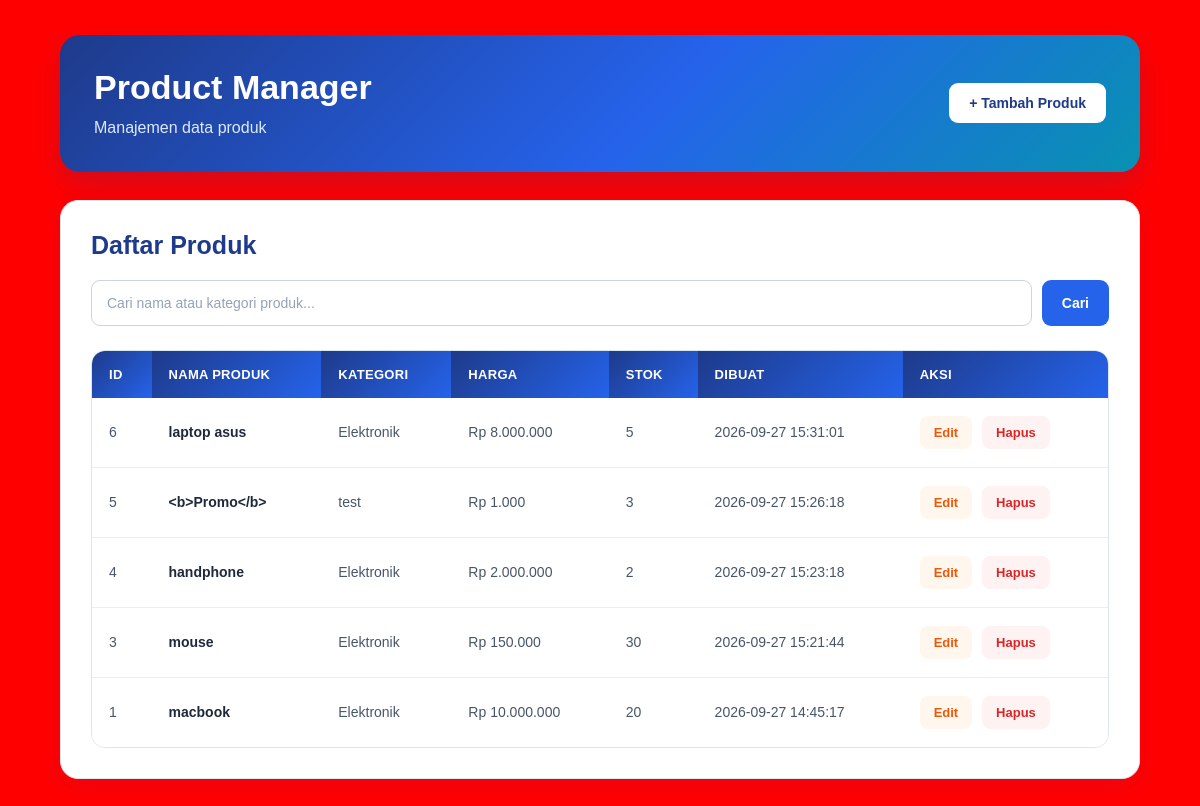
The page / on the database its author committed.
### tables this page shows
CREATE TABLE `products` (
  `id` int(11) NOT NULL,
  `name` varchar(100) NOT NULL,
  `category` varchar(100) NOT NULL,
  `price` int(11) NOT NULL,
  `stock` int(11) NOT NULL,
  `created_at` timestamp NOT NULL DEFAULT current_timestamp(),
  `updated_at` timestamp NOT NULL DEFAULT current_timestamp() ON UPDATE current_timestamp()
);

### public/index.php (the view, shortened to what this page needs)
<?php
require_once "../config/database.php";
$search = trim($_GET["search"] ?? "");
if ($search !== "") {
    $stmt = $pdo->prepare(
        "SELECT *
         FROM products
         WHERE name LIKE ?
            OR category LIKE ?
         ORDER BY id DESC"
    );
    $keyword = "%" . $search . "%";
    $stmt->execute([
        $keyword,
        $keyword
    ]);
} else {
    $stmt = $pdo->query(
        "SELECT *
         FROM products
         ORDER BY id DESC"
    );
}
$products = $stmt->fetchAll();
?>
<!DOCTYPE html>
<html lang="id">
<head>
    <link
        rel="stylesheet"
        href="style.css?v=2"
    >
</head>
<body>
<div class="container">
    <div class="header">
        <div class="header-text">
            <h1>
                Product Manager
            </h1>
            <p>
                Manajemen data produk
            </p>
        </div>
        <a
            href="create.php"
            class="btn-tambah"
        >
            + Tambah Produk
        </a>
    </div>
    <div class="content">
        <h2>
            Daftar Produk
        </h2>
        <form
            method="GET"
            class="search-form"
        >
            <input
                type="text"
                name="search"
                value="<?= htmlspecialchars(
                    $search,
                    ENT_QUOTES,
                    "UTF-8"
                ) ?>"
                placeholder="Cari nama atau kategori produk..."
            >
            <button type="submit">
                Cari
            </button>
        </form>
        <div class="table-wrapper">
            <table>
                <thead>
                    <tr>
                        <th>
                            ID
                        </th>
                        <th>
                            Nama Produk
                        </th>
                        <th>
                            Kategori
                        </th>
                        <th>
                            Harga
                        </th>
                        <th>
                            Stok
                        </th>
                        <th>
                            Dibuat
                        </th>
                        <th>
                            Aksi
                        </th>
                    </tr>
                </thead>
                <tbody>
                    <?php if (count($products) > 0): ?>
                        <?php foreach ($products as $product): ?>
                            <tr>
                                <td data-label="ID">
                                    <?= (int) $product["id"] ?>
                                </td>
                                <td
                                    data-label="Nama Produk"
                                    class="nama-produk"
                                >
                                    <?= htmlspecialchars(
                                        $product["name"],
                                        ENT_QUOTES,
                                        "UTF-8"
                                    ) ?>
                                </td>
                                <td data-label="Kategori">
                                    <?= htmlspecialchars(
                                        $product["category"],
                                        ENT_QUOTES,
                                        "UTF-8"
                                    ) ?>
                                </td>
                                <td data-label="Harga">
                                    Rp
                                    <?= number_format(
                                        $product["price"],
                                        0,
                                        ",",
                                        "."
                                    ) ?>
                                </td>
                                <td data-label="Stok">
                                    <?= (int) $product["stock"] ?>
                                </td>
                                <td data-label="Dibuat">
                                    <?= htmlspecialchars(
                                        $product["created_at"],
                                        ENT_QUOTES,
                                        "UTF-8"
                                    ) ?>
                                </td>
                                <td
                                    data-label="Aksi"
                                    class="aksi"
                                >
                                    <a
                                        href="edit.php?id=<?= (int) $product["id"] ?>"
                                        class="btn-edit"
                                    >
                                        Edit
                                    </a>
                                    <form
                                        method="POST"
                                        action="delete.php"
                                        class="delete-form"
                                        onsubmit="return confirm('Yakin ingin menghapus produk ini?')"
                                    >
                                        <button
                                            type="submit"
                                            class="btn-delete"
                                        >
                                            Hapus
                                        </button>
                                    </form>
                                </td>
                            </tr>
                        <?php endforeach; ?>
                    <?php endif; ?>
                </tbody>
            </table>
        </div>
    </div>
</div>
</body>
</html>

### public/style.css (style rules this page uses)
* { margin: 0; padding: 0; box-sizing: border-box; }
body { font-family: Arial, Helvetica, sans-serif; min-height: 100vh; background: linear-gradient( 135deg, #eef6ff 0%, #f7fbff 50%, #eefaf9 100% ); color: #1f2937; }
.container { width: 90%; max-width: 1150px; margin: 35px auto 60px; }
.header { display: flex; align-items: center; justify-content: space-between; gap: 25px; padding: 32px 34px; margin-bottom: 28px; border-radius: 20px; background: linear-gradient( 135deg, #1e3a8a 0%, #2563eb 55%, #0891b2 100% ); box-shadow: 0 12px 28px rgba(30, 58, 138, 0.20); }
.header-text h1 { margin-bottom: 8px; color: #ffffff; font-size: 34px; font-weight: 700; line-height: 1.2; }
.header-text p { color: #dbeafe; font-size: 16px; line-height: 1.5; }
.btn-tambah { display: inline-flex; align-items: center; justify-content: center; padding: 12px 20px; background: #ffffff; color: #1e3a8a; border-radius: 9px; text-decoration: none; font-size: 14px; font-weight: 700; white-space: nowrap; transition: all 0.2s ease; }
.content { padding: 30px; background: #ffffff; border: 1px solid #dbe7f0; border-radius: 18px; box-shadow: 0 8px 24px rgba(30, 64, 175, 0.08); }
.content h2 { margin-bottom: 20px; color: #1e3a8a; font-size: 25px; font-weight: 700; }
.search-form { display: flex; align-items: center; gap: 10px; margin-bottom: 24px; }
.search-form input { flex: 1; height: 46px; padding: 0 15px; border: 1px solid #cbd5e1; border-radius: 9px; background: #ffffff; color: #1f2937; font-size: 14px; }
.search-form input::placeholder { color: #94a3b8; }
.search-form button { height: 46px; padding: 0 20px; border: none; border-radius: 9px; background: #2563eb; color: #ffffff; font-size: 14px; font-weight: 700; cursor: pointer; transition: all 0.2s ease; }
.table-wrapper { width: 100%; overflow-x: auto; border: 1px solid #dbe5ed; border-radius: 14px; -webkit-overflow-scrolling: touch; }
table { width: 100%; min-width: 950px; border-collapse: collapse; }
thead th { padding: 16px 17px; background: linear-gradient( 135deg, #1e3a8a, #2563eb ); color: #ffffff; text-align: left; font-size: 13px; font-weight: 700; text-transform: uppercase; letter-spacing: 0.3px; }
thead th:first-child { border-top-left-radius: 12px; }
thead th:last-child { border-top-right-radius: 12px; }
tbody td { padding: 18px 17px; background: #ffffff; border-bottom: 1px solid #e8eef4; color: #475569; font-size: 14px; vertical-align: middle; }
tbody tr:last-child td { border-bottom: none; }
.nama-produk { color: #1e293b; font-weight: 600; }
.aksi { white-space: nowrap; }
.btn-edit { display: inline-flex; align-items: center; justify-content: center; padding: 9px 14px; margin-right: 6px; background: #fff7ed; color: #ea580c; border-radius: 8px; text-decoration: none; font-size: 13px; font-weight: 700; transition: all 0.2s ease; }
.btn-delete { display: inline-flex; align-items: center; justify-content: center; padding: 9px 14px; background: #fef2f2; color: #dc2626; border: none; border-radius: 8px; font-size: 13px; font-weight: 700; cursor: pointer; transition: all 0.2s ease; }
.delete-form { display: inline; margin: 0; }
body { background: red !important; }

### rows shown on the page
products: id "6", name "laptop asus", category "Elektronik", price "8.000.000", stock "5", created_at "2026-09-27 15:31:01"
products: id "5", name "<b>Promo</b>", category "test", price "1.000", stock "3", created_at "2026-09-27 15:26:18"
products: id "4", name "handphone", category "Elektronik", price "2.000.000", stock "2", created_at "2026-09-27 15:23:18"
products: id "3", name "mouse", category "Elektronik", price "150.000", stock "30", created_at "2026-09-27 15:21:44"
products: id "1", name "macbook", category "Elektronik", price "10.000.000", stock "20", created_at "2026-09-27 14:45:17"
